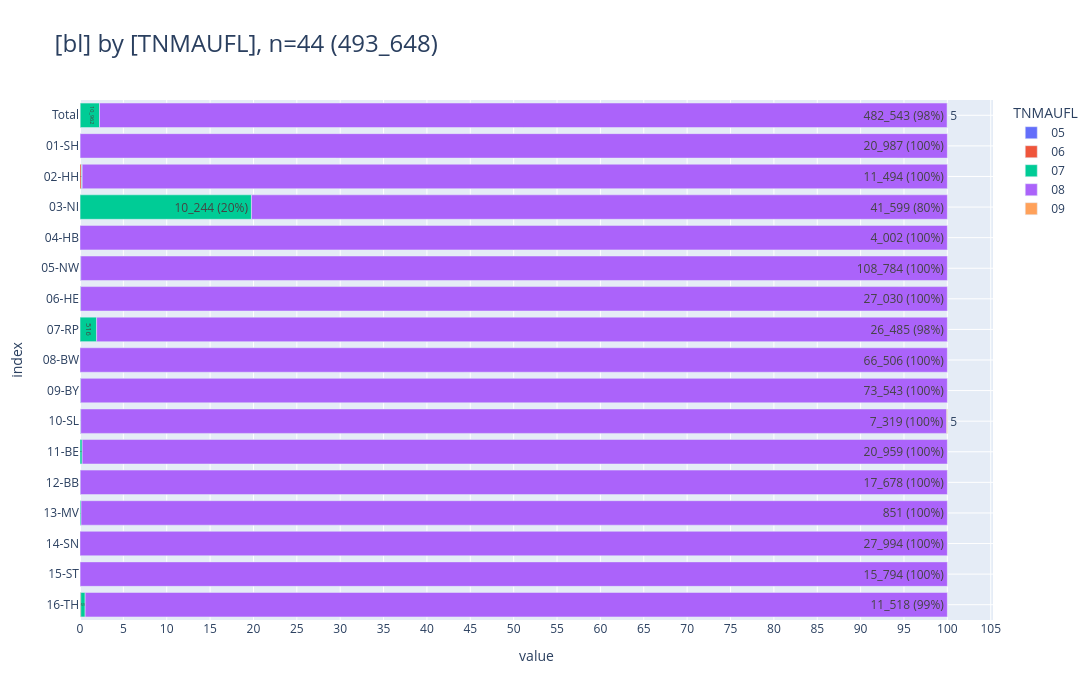

Notebook cell for this chart:
### Code cell
_alias='TNMAUFL'
_df = (
    show_freqs(alias=_alias, incl_c44_and_d=False)
    .rename(columns={"kkr": "bl"})
    [["bl", "TNMAUFL", "cnt"]]
)
_df["TNMAUFL"] = _df["TNMAUFL"].astype(str).str.zfill(2)
_=pls.plot_stacked_bars(
    _df,
    orientation="h",
    normalize=False,
    relative=True,
    dropna=False,
    show_total=True,
    height=700,
    show_pct_bar=True,
)

# todo regel ergänzen für imputation

### Figure 1 — Plotly figure (JSON) as saved in the notebook; plotly's stock layout.template omitted (floating-point values rounded to 4 significant figures)
{"data": [{"hovertemplate": "col=05<br>value=%{x}<br>index=%{y}<br>cnt_pct_bar_str=%{text}<extra></extra>", "legendgroup": "05", "marker": {"color": "#636EFA", "pattern": {"shape": ""}}, "name": "05", "orientation": "h", "showlegend": true, "text": ["98", "95", "2", "1"], "textposition": "auto", "type": "bar", "x": [98, 95, 2, 1], "xaxis": "x", "y": [" Total", "05-NW", "07-RP", "10-SL"], "yaxis": "y"}, {"hovertemplate": "col=06<br>value=%{x}<br>index=%{y}<br>cnt_pct_bar_str=%{text}<extra></extra>", "legendgroup": "06", "marker": {"color": "#EF553B", "pattern": {"shape": ""}}, "name": "06", "orientation": "h", "showlegend": true, "text": ["40", "20", "5", "1", "2", "1", "1", "10"], "textposition": "auto", "type": "bar", "x": [40, 20, 5, 1, 2, 1, 1, 10], "xaxis": "x", "y": [" Total", "02-HH", "03-NI", "05-NW", "10-SL", "11-BE", "15-ST", "16-TH"], "yaxis": "y"}, {"hovertemplate": "col=07<br>value=%{x}<br>index=%{y}<br>cnt_pct_bar_str=%{text}<extra></extra>", "legendgroup": "07", "marker": {"color": "#00CC96", "pattern": {"shape": ""}}, "name": "07", "orientation": "h", "showlegend": true, "text": ["10_962", "3", "9", "10_244 (20%)", "18", "516", "51", "3", "52", "5", "1", "1", "59"], "textposition": "auto", "type": "bar", "x": [10962, 3, 9, 10244, 18, 516, 51, 3, 52, 5, 1, 1, 59], "xaxis": "x", "y": [" Total", "01-SH", "02-HH", "03-NI", "06-HE", "07-RP", "09-BY", "10-SL", "11-BE", "12-BB", "13-MV", "15-ST", "16-TH"], "yaxis": "y"}, {"hovertemplate": "col=08<br>value=%{x}<br>index=%{y}<br>cnt_pct_bar_str=%{text}<extra></extra>", "legendgroup": "08", "marker": {"color": "#AB63FA", "pattern": {"shape": ""}}, "name": "08", "orientation": "h", "showlegend": true, "text": ["482_543 (98%)", "20_987 (100%)", "11_494 (100%)", "41_599 (80%)", "4_002 (100%)", "108_784 (100%)", "27_030 (100%)", "26_485 (98%)", "66_506 (100%)", "73_543 (100%)", "7_319 (100%)", "20_959 (100%)", "17_678 (100%)", "851 (100%)", "27_994 (100%)", "15_794 (100%)", "11_518 (99%)"], "textposition": "auto", "type": "bar", "x": [482543, 20987, 11494, 41599, 4002, 108784, 27030, 26485, 66506, 73543, 7319, 20959, 17678, 851, 27994, 15794, 11518], "xaxis": "x", "y": [" Total", "01-SH", "02-HH", "03-NI", "04-HB", "05-NW", "06-HE", "07-RP", "08-BW", "09-BY", "10-SL", "11-BE", "12-BB", "13-MV", "14-SN", "15-ST", "16-TH"], "yaxis": "y"}, {"hovertemplate": "col=09<br>value=%{x}<br>index=%{y}<br>cnt_pct_bar_str=%{text}<extra></extra>", "legendgroup": "09", "marker": {"color": "#FFA15A", "pattern": {"shape": ""}}, "name": "09", "orientation": "h", "showlegend": true, "text": ["5", "5"], "textposition": "auto", "type": "bar", "x": [5, 5], "xaxis": "x", "y": [" Total", "10-SL"], "yaxis": "y"}], "layout": {"barmode": "relative", "barnorm": "percent", "height": 700, "legend": {"title": {"text": "TNMAUFL"}, "tracegroupgap": 0, "traceorder": "normal"}, "title": {"font": {"size": 24}, "text": "[bl] by [TNMAUFL], n=44 (493_648)", "xanchor": "left", "y": 0.95, "yanchor": "top"}, "width": 1600, "xaxis": {"anchor": "y", "domain": [0, 1], "dtick": 5, "gridwidth": 1, "showgrid": true, "title": {"text": "value"}}, "yaxis": {"anchor": "x", "categoryarray": ["16-TH", "15-ST", "14-SN", "13-MV", "12-BB", "11-BE", "10-SL", "09-BY", "08-BW", "07-RP", "06-HE", "05-NW", "04-HB", "03-NI", "02-HH", "01-SH", " Total"], "categoryorder": "array", "domain": [0, 1], "gridwidth": 1, "showgrid": true, "title": {"text": "index"}}}}
